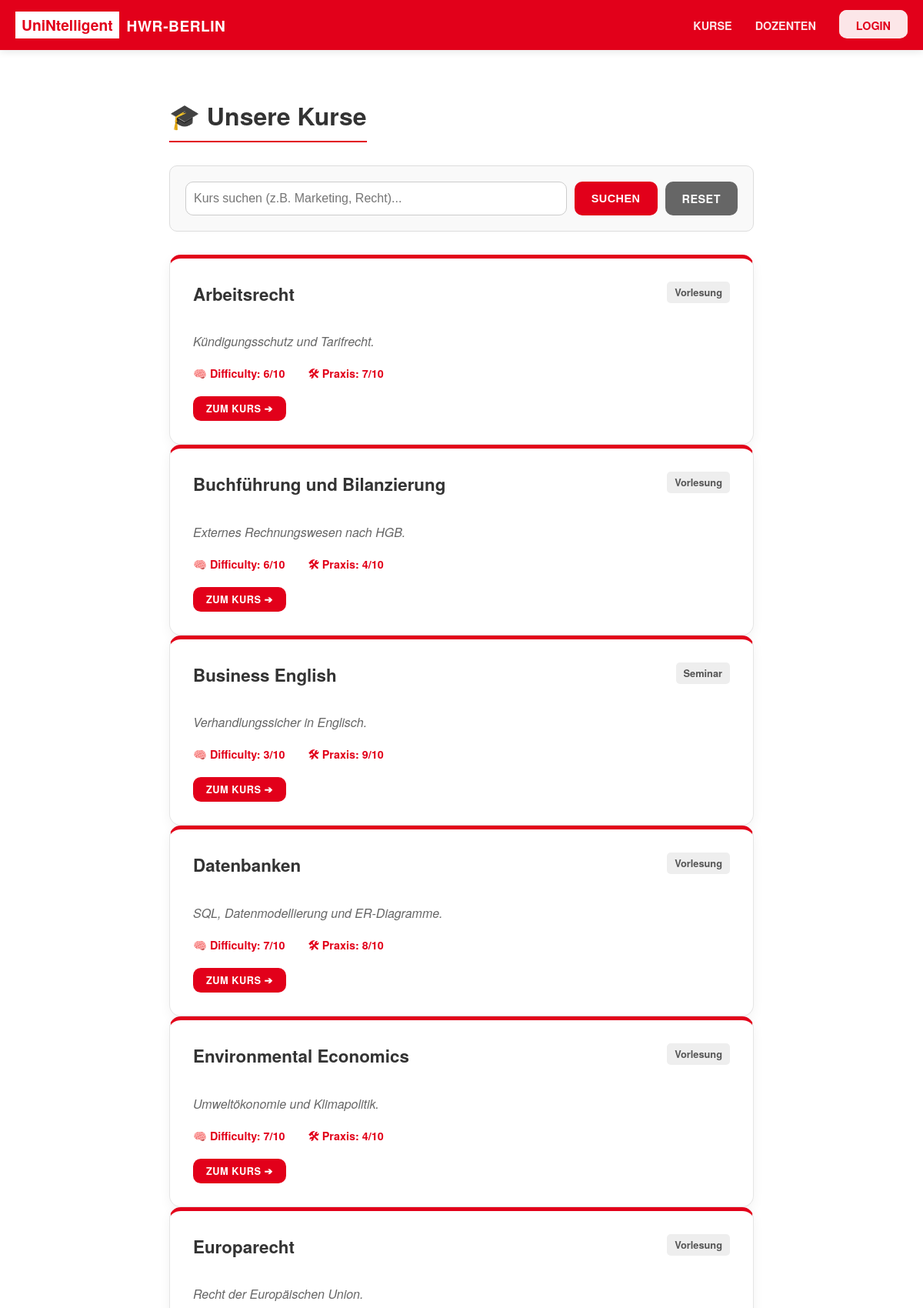
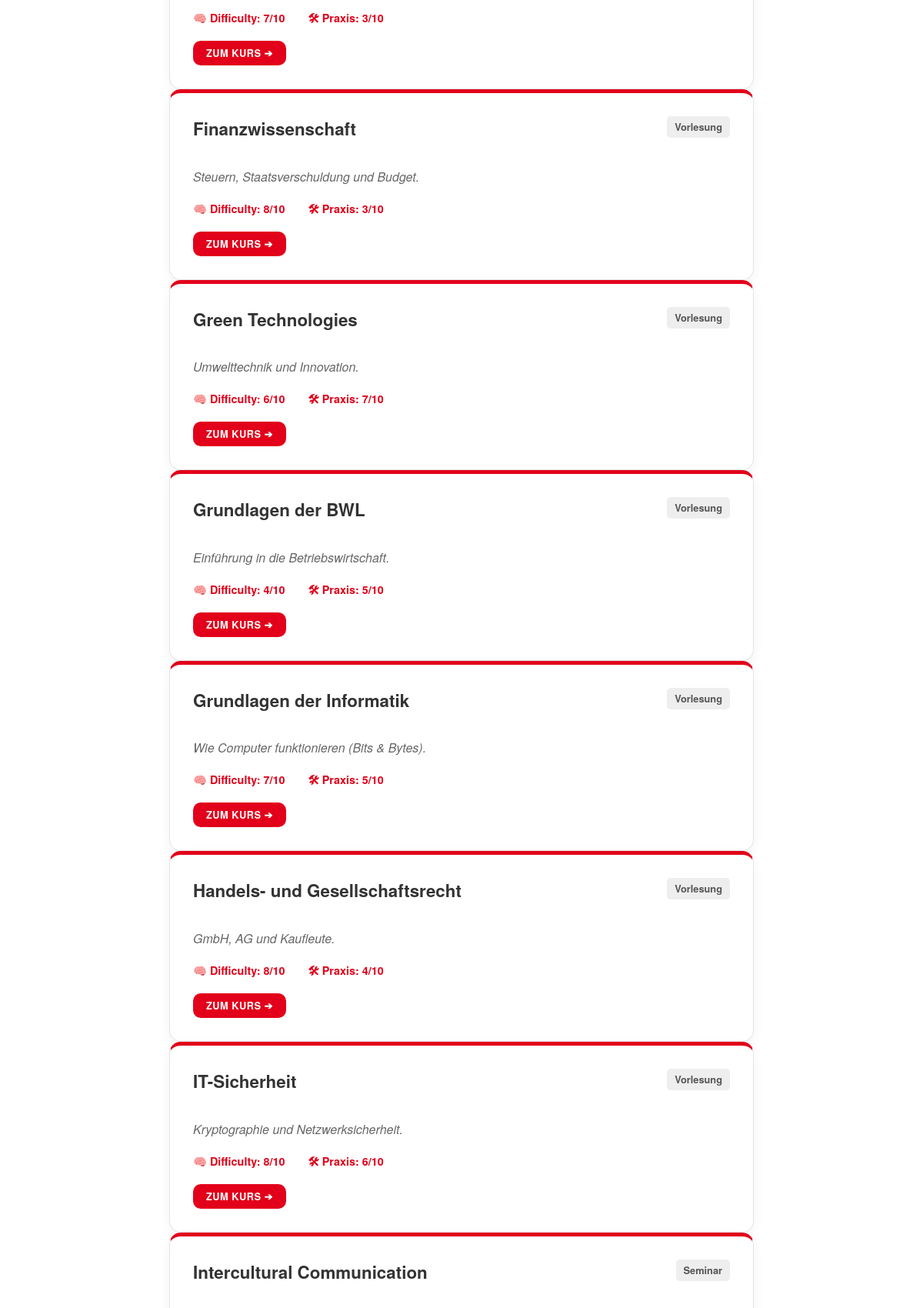
The app's page /kurse (upper part) with its own data (2 pictures, top to bottom).
### tables this page shows
CREATE TABLE courses (
    id INTEGER PRIMARY KEY AUTOINCREMENT,
    name TEXT NOT NULL,
    description TEXT, 
    difficulty INTEGER CHECK(difficulty BETWEEN 1 AND 10), --
    
    -- Theorie vs. Praxis (1 = Nur Theorie, 10 = Nur Praxis)
    practice_orientation INTEGER CHECK(practice_orientation BETWEEN 1 AND 10),
    
    -- Art der Veranstaltung (z.B. 'Vorlesung', 'Seminar', 'Projekt')
    course_type TEXT NOT NULL DEFAULT 'Vorlesung'
);

### app.py (the view)
@app.route('/kurse')
def kurs_uebersicht():
    db_con = db.get_db_con()
    sql = "SELECT * FROM courses ORDER BY name ASC"
    kurse_data = db_con.execute(sql).fetchall()
    return render_template('kurs_uebersicht.html', kurse=kurse_data)

### db.py (called while the page is built)
def get_db_con(pragma_foreign_keys=True):
    if 'db_con' not in g:
        g.db_con = sqlite3.connect(
            current_app.config['DATABASE'],
            detect_types=sqlite3.PARSE_DECLTYPES
        )
        g.db_con.row_factory = sqlite3.Row
        if pragma_foreign_keys:
            g.db_con.execute('PRAGMA foreign_keys = ON;')
    return g.db_con

def close_db_con(e=None):
    db_con = g.pop('db_con', None)
    if db_con is not None:
        db_con.close()

### templates/kurs_uebersicht.html (shortened to what this page needs)
{% extends 'base.html' %}
{% block content %}
<div class="content-container">
    <h1 class="page-header">🎓 Unsere Kurse</h1>
    <div class="search-bar-container">
        <form action="{{ url_for('kurs_uebersicht') }}" method="get" class="search-form">
            <input type="text" name="q" class="search-input"
                   placeholder="Kurs suchen (z.B. Marketing, Recht)..."
                   value="{{ request.args.get('q', '') }}">
            <button type="submit" class="btn">Suchen</button>
            <a href="{{ url_for('kurs_uebersicht') }}" class="btn btn-gray">Reset</a>
        </form>
    </div>
    <div class="results-list">
        {% for kurs in kurse %}
            <div class="feature list-card">
                <div style="display: flex; justify-content: space-between; align-items: flex-start;">
                    <h2 style="margin-top: 0; font-size: 1.4rem; color: var(--hwr-dark);">
                        {{ kurs['name'] }}
                    </h2>
                    <span style="background: #eee; padding: 5px 10px; border-radius: 5px; font-size: 0.8rem; color: #555; font-weight: bold;">
                        {{ kurs['course_type'] }}
                    </span>
                </div>
                <p class="prof-description" style="margin-bottom: 20px;">
                    {{ kurs['description'] }}
                </p>
                <div class="prof-stats">
                    <span class="stat-highlight">
                        🧠 Difficulty: {{ kurs['difficulty'] }}/10
                    </span>
                    <span class="stat-highlight">
                        🛠 Praxis: {{ kurs['practice_orientation'] }}/10
                    </span>
                </div>
                <a href="{{ url_for('kurs_profil', kurs_id=kurs['id']) }}" class="btn btn-small">
                    Zum Kurs ➔
                </a>
            </div>
        {% else %}
            <div class="empty-state">
                <h3>Keine Kurse gefunden.</h3>
                <p>Probiere einen anderen Suchbegriff oder setze den Filter zurück.</p>
            </div>
        {% endfor %}
    </div>
</div>
{% endblock %}

### static/style.css (style rules this page uses)
:root { --hwr-red: #E2001A; --hwr-dark: #333333; --hwr-bg: #f4f4f4; --hwr-border: #cccccc; --radius: 10px; }
* { box-sizing: border-box; }
body { font-family: "Helvetica Neue", Helvetica, Arial, sans-serif; margin: 0; padding: 0; color: var(--hwr-dark); background-color: white; display: flex; flex-direction: column; min-height: 100vh; }
.btn, .btn-hero, button { display: inline-block; padding: 10px 20px; background-color: var(--hwr-red); color: white; border: 2px solid var(--hwr-red); border-radius: var(--radius); cursor: pointer; font-weight: bold; text-transform: uppercase; font-size: 0.9rem; letter-spacing: 0.5px; transition: all 0.3s ease; text-decoration: none; }
.btn-small { padding: 5px 15px; font-size: 0.8rem; }
.btn-gray { background-color: #666 !important; border-color: #666 !important; color: white !important; }
.feature { background: #ffffff; padding: 30px; border-radius: 15px; overflow: hidden; border: 1px solid #e5e5e5; border-top: 5px solid var(--hwr-red); box-shadow: 0 5px 15px rgba(0,0,0,0.05); transition: transform 0.3s ease; }
.feature h2 { color: var(--hwr-dark); margin-top: 0; }
.content-container { max-width: 800px; margin: 40px auto; padding: 0 20px; }
.page-header { border-bottom: 2px solid var(--hwr-red); padding-bottom: 10px; display: inline-block; margin-bottom: 30px; color: var(--hwr-dark); }
.search-bar-container { background: #f9f9f9; padding: 20px; border: 1px solid #ddd; margin-bottom: 30px; border-radius: var(--radius); }
.search-form { display: flex; gap: 10px; width: 100%; }
.search-input { flex: 1; padding: 10px; border: 1px solid #ccc; font-size: 1rem; border-radius: var(--radius); }
.list-card { width: 100%; margin-bottom: 0; }
.prof-description { color: #666; font-style: italic; margin-bottom: 15px; }
.prof-stats { display: flex; gap: 30px; margin: 15px 0; font-size: 0.9rem; }
.stat-highlight { color: var(--hwr-red); font-weight: bold; }

### records on screen
courses: name "Arbeitsrecht", course_type "Vorlesung", description "Kündigungsschutz und Tarifrecht.", difficulty "6", practice_orientation "7"
courses: name "Buchführung und Bilanzierung", course_type "Vorlesung", description "Externes Rechnungswesen nach HGB.", difficulty "6", practice_orientation "4"
courses: name "Business English", course_type "Seminar", description "Verhandlungssicher in Englisch.", difficulty "3", practice_orientation "9"
courses: name "Datenbanken", course_type "Vorlesung", description "SQL, Datenmodellierung und ER-Diagramme.", difficulty "7", practice_orientation "8"
courses: name "Environmental Economics", course_type "Vorlesung", description "Umweltökonomie und Klimapolitik.", difficulty "7", practice_orientation "4"
courses: name "Europarecht", course_type "Vorlesung", description "Recht der Europäischen Union.", difficulty "7", practice_orientation "3"
courses: name "Finanzwissenschaft", course_type "Vorlesung", description "Steuern, Staatsverschuldung und Budget.", difficulty "8", practice_orientation "3"
courses: name "Green Technologies", course_type "Vorlesung", description "Umwelttechnik und Innovation.", difficulty "6", practice_orientation "7"
courses: name "Grundlagen der BWL", course_type "Vorlesung", description "Einführung in die Betriebswirtschaft.", difficulty "4", practice_orientation "5"
courses: name "Grundlagen der Informatik", course_type "Vorlesung", description "Wie Computer funktionieren (Bits & Bytes).", difficulty "7", practice_orientation "5"
courses: name "Handels- und Gesellschaftsrecht", course_type "Vorlesung", description "GmbH, AG und Kaufleute.", difficulty "8", practice_orientation "4"
courses: name "IT-Sicherheit", course_type "Vorlesung", description "Kryptographie und Netzwerksicherheit.", difficulty "8", practice_orientation "6"
courses: name "Intercultural Communication", course_type "Seminar"
